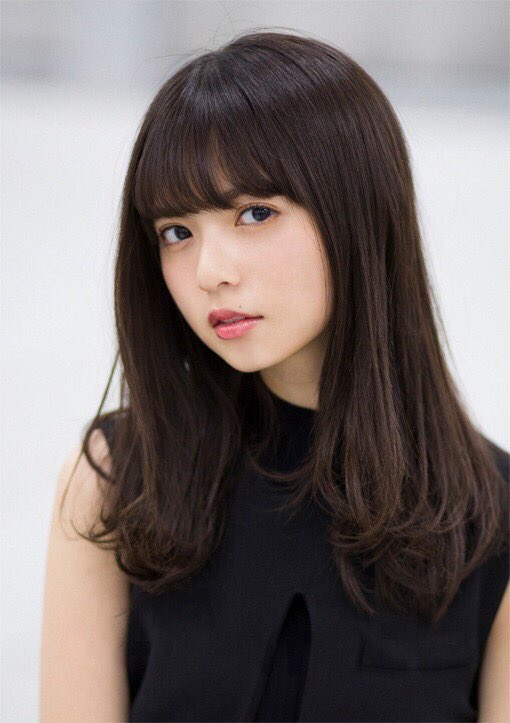
#> input picture upload_before/uploadImage.jpg, 510 x 723 px; its folder holds only this picture in this run
$ python crop_face.py
#> lines starting #> are read from the running program, lines starting #| are printed output that depends on the picture
# coding: UTF-8
import os
import cv2
#OpenCVで顔画像を切り抜いて保存するプログラム
input_folder = "upload_before"#加工前の画像のディレクトリ
output_folder = "upload_after"#加工後に出力するディレクトリ
cascade_path = "./trained_models_opencv/haarcascade_frontalface_alt2.xml"
#listdirを利用してフォルダ内のファイルを取得し、OpenCVを利用して顔画像を切り出す
files = os.listdir("./" + input_folder + "/")
hoge=""
for i in range(0, len(files)):
    root, extension = os.path.splitext(files[i])
    if files[i] == ".DS_Store":
        #print("This is no image.")
        hoge="hoge" #上記のものをコメントアウトにしたいので意味のない処理をあえてした
    elif extension == ".png" or ".jpeg" or ".jpg":
        portrait = "./" + input_folder + "/" + files[i]
        cv_image = cv2.imread(portrait)
#> cv_image is the input picture: shape (723, 510, 3); mean B, G, R 109.8, 111.5, 120.9
        gray_image = cv2.cvtColor(cv_image, cv2.COLOR_BGR2GRAY)
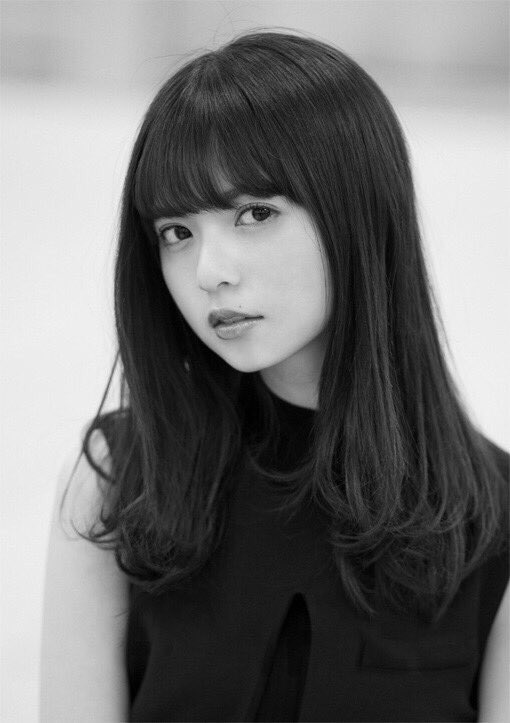
#> gray_image: shape (723, 510); min 0, max 245, mean 114.1
        cascade = cv2.CascadeClassifier(cascade_path)

        facerect = cascade.detectMultiScale(gray_image, scaleFactor=1.1, minNeighbors=2, minSize=(150, 150))
#> facerect = ()

        if len(facerect) > 0:
            print("can_crop")
            for rect in facerect:
                x, y, w, h = rect[0], rect[1], rect[2], rect[3]
                dst = cv_image[y:y + h, x:x + w]
            dst = cv2.resize(dst, (150, 150))
            #cv2.imwrite("./" + output_folder + "/" + output_folder + "_" + str(i + 1) + ".jpg", dst)
            cv2.imwrite("./" + output_folder + "/" + "uploadImage" + ".jpg", dst)
            #print("crop done > " + output_folder + "_" + str(i + 1) + ".jpg")

        else:
            print("can't_crop")
